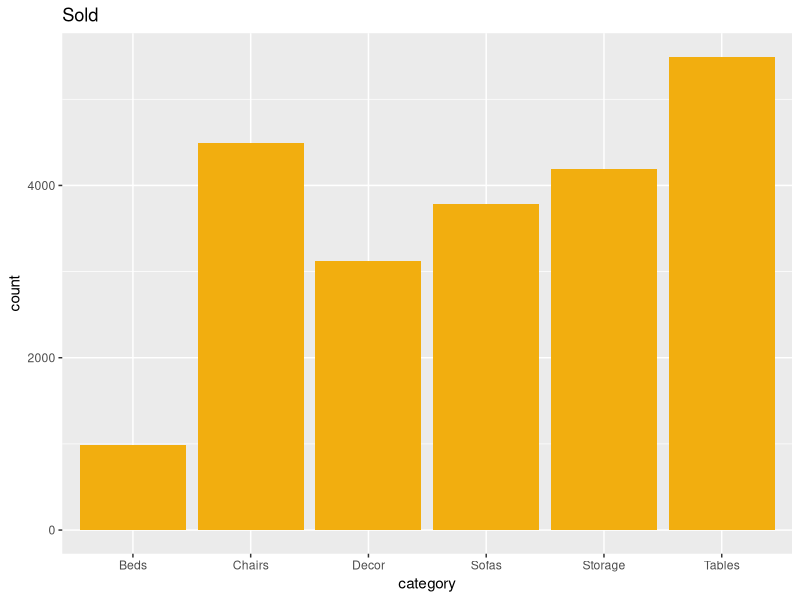
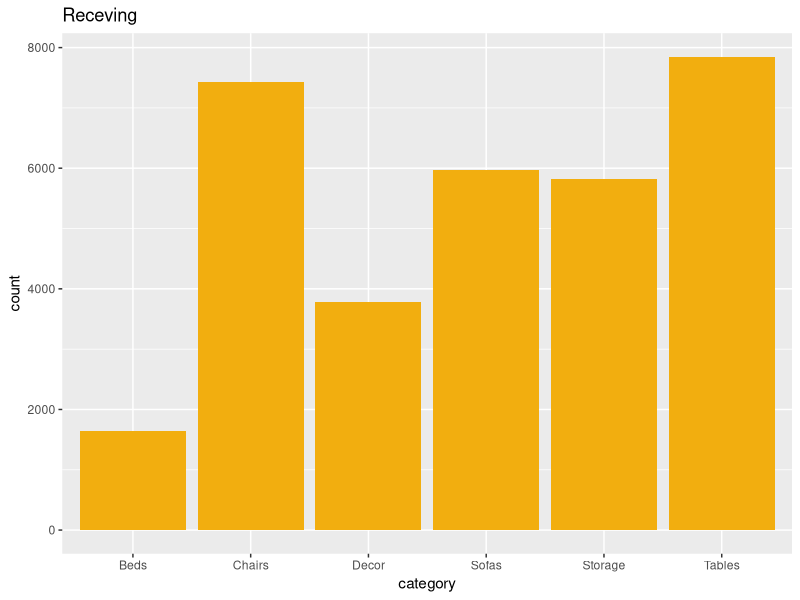
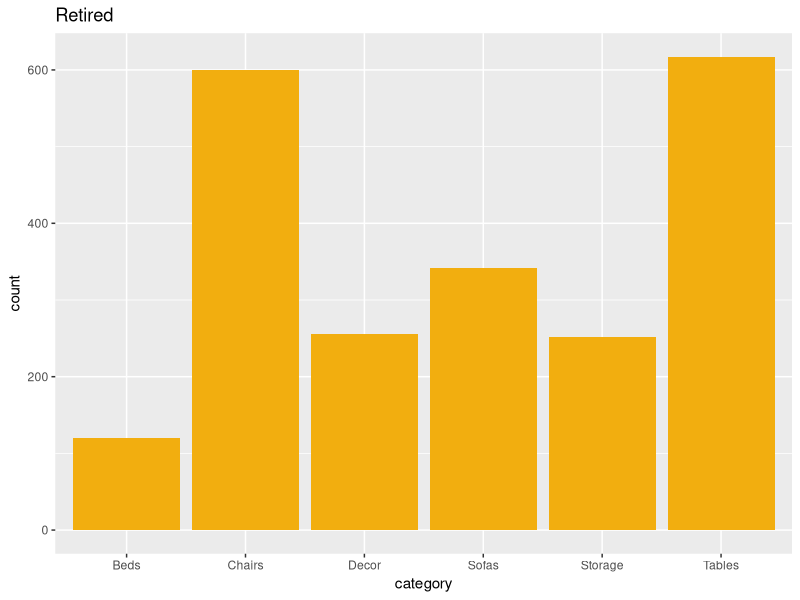
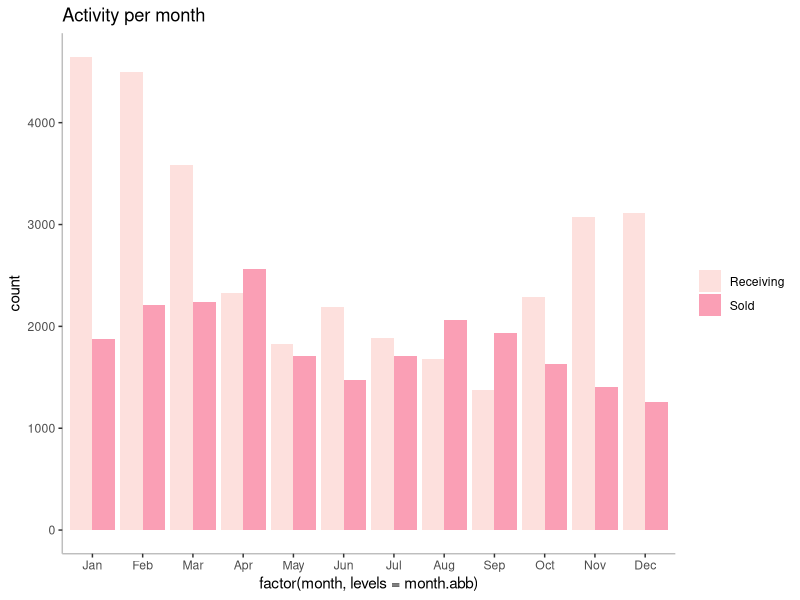

The R script that drew these images, in order: (Note: this script raises an error after producing the figures.)
## ---- chunk 1
library(dplyr)
library(sqldf)
library(ggplot2)
## ---- chunk 2
setwd("/Users/marielpacada/kaiyo-traffic")
categories <- read.csv("categories.csv") 
warehouse <- read.csv("warehouse_flux.csv", stringsAsFactors = FALSE)

# remove duplicates 
warehouse$X <- NULL
warehouse <- unique(warehouse)

# join warehouse data with item categories
names(categories)[1] <- "category_id"
warehouse <- merge(warehouse, categories, by = "category_id")
warehouse$category_id <- NULL

# order by timestamp
warehouse$create_date <- strptime(warehouse$create_date, format = "%Y-%m-%d %H:%M:%S")
warehouse <- warehouse[order(warehouse$create_date),]

# parse month and year from timestamp + delete timestamp
warehouse$year <- as.factor(warehouse$create_date$year + 1900)
warehouse$month <- warehouse$create_date$mon + 1
warehouse$month <- month.abb[warehouse$month]
warehouse$create_date <- NULL
## ---- chunk 3
# which category is highest selling?
sold_data <- warehouse %>% 
               filter(status == "Sold")
ggplot(sold_data, aes(x = category)) + geom_bar(fill = "#F2AE0F") + labs(title = "Sold")

# which _datacategory do we see most of?
receiving_data <- warehouse %>%
                    filter(status == "Receiving")
ggplot(receiving_data, aes(category)) + geom_bar(fill = "#F2AE0F") + labs(title = "Receving")

# which category is most retired?
retired_data <- warehouse %>% 
                  filter(status == "Retired")
ggplot(retired_data, aes(category)) + geom_bar(fill = "#F2AE0F") + labs(title= "Retired")
## ---- chunk 4
month_data <- warehouse %>% 
                filter(status == "Sold" | status == "Receiving")

ggplot(month_data, aes(x = factor(month, levels = month.abb), fill = status)) + geom_bar(position = position_dodge()) + labs(title = "Activity per month") +
theme(legend.title = element_blank(), panel.grid.major = element_blank(), panel.grid.minor = element_blank(), panel.background = element_blank(), axis.line = element_line(colour = "grey")) +
scale_fill_brewer(palette="RdPu")

# onset of spring and onset of fall (aka the end of extreme seasons) are when the activity is highest
# THE FIRST TRIMESTER -- HCHECK WHICH CATEGORY OF ITEMS IS SELLING THE MOST -- SUGGEST THAT YOU COULD BE MORE SELECTIVE ABOUT THIS -- AND THEN RELATE THIS WITH RETIRED RATIO
## ---- chunk 5
sold_count_data <- sold_data %>%
                     group_by(category) %>% 
                     summarize(count = n())

receiving_count_data <- receiving_data %>% 
                          group_by(category) %>% 
                          summarize(count = n())

sold_ratio_data <- data.frame(
  category = levels(categories$category),
  sold_ratio = sold_count_data$count / receiving_count_data$count
)

ggplot(sold_ratio_data, aes(x = category, y = sold_ratio)) + geom_bar(fill = "#F2AE0F", stat = "identity") + labs(title = "Sold Ratio")
## ---- chunk 6
retired_count_data <- retired_data %>%
                        group_by(category) %>% 
                        summarize(count = n())

retired_ratio_data <- data.frame(
  category = levels(categories$category),
  retired_ratio = retired_count_data$count / receiving_count_data$count
)

ggplot(retired_ratio_data, aes(x = category, y = retired_ratio)) + geom_bar(fill = "#F2AE0F", stat = "identity") + labs(title = "Retired Ratio")

## ---- chunk 7
third_year <- warehouse %>% 
                filter((month == "Jan"|month == "Feb"|month == "Mar"|month == "Apr") 
                  & (year == "2018"|year == "2019"|year == "2020"))


pre_covid <- warehouse %>%
               filter(month == "Jan"|month == "Feb"|month == "Mar"|month == "Apr") %>%
               filter(year == "2018"|year == "2019")

covid <- warehouse %>% 
           filter(month == "Jan"|month == "Feb"|month == "Mar"|month == "Apr") %>%
           filter(year == "2020")



## ---- chunk 8
all_received <- receiving_data %>% dplyr::select(status, subitem_id, category)
once_received <- unique(all_received)
repeat_received <- all_received %>% group_by(subitem_id) %>% summarize(count = n()) %>% filter(count > 1)
